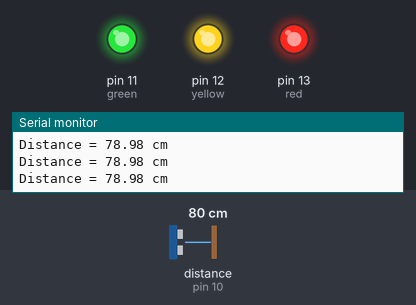
Recording of a sketch running on a simulated Arduino Uno, built with avr-gcc and run on an emulated ATmega328P. On the bench: output pins drawn as LEDs (lit = HIGH), the last lines printed to the serial monitor. Wiring (inferred from the names in the program): ultrasonic range finder: trigger pin 8; echo pin 10. Inputs (shaded band) come from the test bench; at power-on: distance to the obstacle (sensor on pin 10) 80 cm. The echo pulse lasts 58.3 µs per cm; pins used as bus, display or sensor lines are not drawn.

Above: at 1.2 s.
1.3 s: distance to the obstacle (sensor on pin 10) set to 54 cm
4.3 s: distance to the obstacle (sensor on pin 10) set to 48 cm
At 4.7 s:
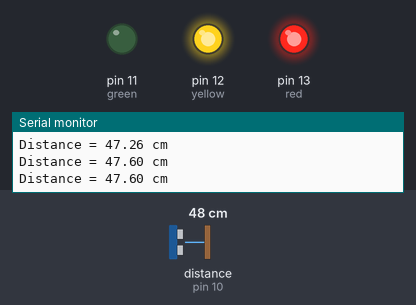
5.8 s: distance to the obstacle (sensor on pin 10) set to 44 cm
7.3 s: distance to the obstacle (sensor on pin 10) set to 36 cm
At 8.4 s:
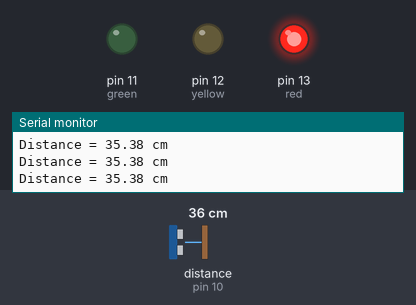
8.9 s: distance to the obstacle (sensor on pin 10) set to 27 cm
At 10.1 s:
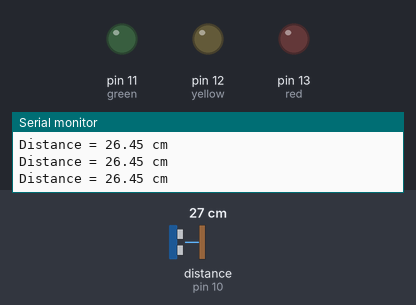
10.4 s: distance to the obstacle (sensor on pin 10) set to 35 cm
At 11.5 s:
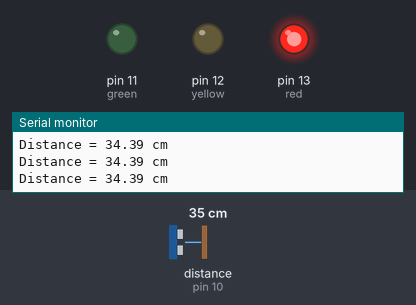
Timing chart, 0 to 12.9 s (numbered marks = the images above; inputs shaded):
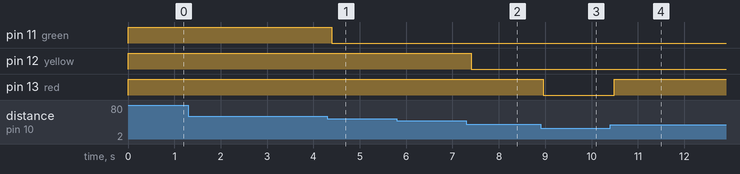

The sketch:

ULTRASONIC_LED.ino
```cpp
const int trigger = 8, echo = 10;
const int red = 13, yellow = 12, green = 11;
float dist, trav_t;

void setup(){
  Serial.begin(9600);
  pinMode(trigger, OUTPUT);
  pinMode(echo, INPUT);
  pinMode(red, OUTPUT);
  pinMode(green, OUTPUT);
  pinMode(yellow, OUTPUT);
}

void loop(){
  dist = getDistance();
  Serial.print ("Distance = ");
  Serial.print (dist);
  Serial.print (" cm");
  Serial.write (10);
  digitalWrite(green, HIGH);
  digitalWrite(yellow, HIGH);
  digitalWrite(red, HIGH);
  if(dist < 50){
    digitalWrite(green, LOW);
    digitalWrite(yellow, HIGH);
    digitalWrite(red, HIGH);
    if(dist < 40){
      digitalWrite(green, LOW);
      digitalWrite(yellow, LOW);
      digitalWrite(red, HIGH);
        if(dist < 30){
        digitalWrite(green, LOW);
        digitalWrite(yellow, LOW);
        digitalWrite(red, LOW);
      }
    }
  }
  delay(100);
}

float getDistance(){
  digitalWrite(trigger,LOW);
  delayMicroseconds(5);
  digitalWrite(trigger,HIGH);
  delayMicroseconds(10);
  digitalWrite(trigger,LOW);
  trav_t = pulseIn(echo,HIGH);
  dist = trav_t*0.034 / 2;
  return dist;
}
```

Measured:
- the behaviour switches between 51 and 50 cm on distance to the obstacle (sensor on pin 10) (found by bisection; images 0 and 1)
- the behaviour switches between 41 and 40 cm on distance to the obstacle (sensor on pin 10) (found by bisection; images 1 and 2)
- the behaviour switches between 31 and 30 cm on distance to the obstacle (sensor on pin 10) (found by bisection; images 2 and 3)
- after the input at 4.3 s, pin 11 (green): HIGH → LOW after 0.10 s
- after the input at 7.3 s, pin 12 (yellow): HIGH → LOW after 0.11 s
- after the input at 8.9 s, pin 13 (red): HIGH → LOW after 0.05 s
- after the input at 10.4 s, pin 13 (red): LOW → HIGH after 0.09 s
